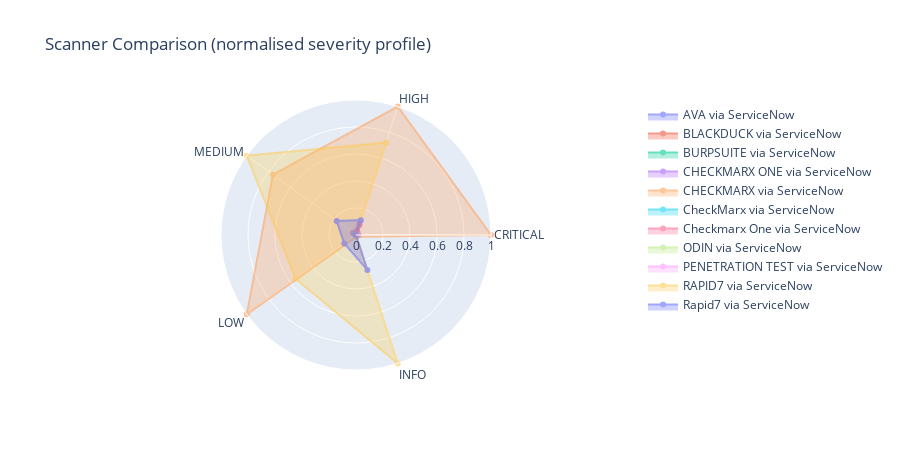

Notebook cell for this chart:
### Code cell
# --- Scanner tool comparison: radar chart ---
if "originatingSystem" in df.columns:
    radar_data = pd.crosstab(df["originatingSystem"], df["severity"])
    radar_data = radar_data.reindex(columns=SEVERITY_ORDER).fillna(0)
    # Normalise each severity column to 0-1 for radar comparability
    radar_norm = radar_data.div(radar_data.max(axis=0), axis=1).fillna(0)

    categories = list(radar_norm.columns)
    fig = go.Figure()
    for system in radar_norm.index:
        vals = radar_norm.loc[system].tolist()
        vals.append(vals[0])  # close the polygon
        fig.add_trace(go.Scatterpolar(
            r=vals,
            theta=categories + [categories[0]],
            fill="toself",
            name=system,
            opacity=0.6,
        ))

    fig.update_layout(
        polar=dict(radialaxis=dict(visible=True, range=[0, 1])),
        title="Scanner Comparison (normalised severity profile)",
        height=450,
    )
    fig.show()

### Figure 1 — Plotly figure (JSON) as saved in the notebook; plotly's stock layout.template omitted (floating-point values rounded to 4 significant figures)
{"data": [{"fill": "toself", "name": "AVA via ServiceNow", "opacity": 0.6, "r": [0, 0.0004062, 6.5e-05, 5.605e-05, 0.0002369, 0], "theta": ["CRITICAL", "HIGH", "MEDIUM", "LOW", "INFO", "CRITICAL"], "type": "scatterpolar"}, {"fill": "toself", "name": "BLACKDUCK via ServiceNow", "opacity": 0.6, "r": [0, 0.07514, 0.02704, 0.0006165, 0, 0], "theta": ["CRITICAL", "HIGH", "MEDIUM", "LOW", "INFO", "CRITICAL"], "type": "scatterpolar"}, {"fill": "toself", "name": "BURPSUITE via ServiceNow", "opacity": 0.6, "r": [0, 0, 9.75e-05, 0, 0.01189, 0], "theta": ["CRITICAL", "HIGH", "MEDIUM", "LOW", "INFO", "CRITICAL"], "type": "scatterpolar"}, {"fill": "toself", "name": "CHECKMARX ONE via ServiceNow", "opacity": 0.6, "r": [0.0188, 0.0857, 0.02577, 0.001952, 0.0001508, 0.0188], "theta": ["CRITICAL", "HIGH", "MEDIUM", "LOW", "INFO", "CRITICAL"], "type": "scatterpolar"}, {"fill": "toself", "name": "CHECKMARX via ServiceNow", "opacity": 0.6, "r": [1, 1, 0.7603, 1, 0.01288, 1], "theta": ["CRITICAL", "HIGH", "MEDIUM", "LOW", "INFO", "CRITICAL"], "type": "scatterpolar"}, {"fill": "toself", "name": "CheckMarx via ServiceNow", "opacity": 0.6, "r": [0.001147, 0, 0.01355, 0.004437, 0.0003231, 0.001147], "theta": ["CRITICAL", "HIGH", "MEDIUM", "LOW", "INFO", "CRITICAL"], "type": "scatterpolar"}, {"fill": "toself", "name": "Checkmarx One via ServiceNow", "opacity": 0.6, "r": [0.00344, 0.02884, 0.004875, 0.002008, 8.615e-05, 0.00344], "theta": ["CRITICAL", "HIGH", "MEDIUM", "LOW", "INFO", "CRITICAL"], "type": "scatterpolar"}, {"fill": "toself", "name": "ODIN via ServiceNow", "opacity": 0.6, "r": [0.001834, 0.002031, 0.0002925, 0, 0.004932, 0.001834], "theta": ["CRITICAL", "HIGH", "MEDIUM", "LOW", "INFO", "CRITICAL"], "type": "scatterpolar"}, {"fill": "toself", "name": "PENETRATION TEST via ServiceNow", "opacity": 0.6, "r": [0, 0.0004062, 0.0002275, 1.868e-05, 6.461e-05, 0], "theta": ["CRITICAL", "HIGH", "MEDIUM", "LOW", "INFO", "CRITICAL"], "type": "scatterpolar"}, {"fill": "toself", "name": "RAPID7 via ServiceNow", "opacity": 0.6, "r": [0.0002293, 0.7193, 1, 0.5517, 1, 0.0002293], "theta": ["CRITICAL", "HIGH", "MEDIUM", "LOW", "INFO", "CRITICAL"], "type": "scatterpolar"}, {"fill": "toself", "name": "Rapid7 via ServiceNow", "opacity": 0.6, "r": [0, 0.1158, 0.1771, 0.1069, 0.272, 0], "theta": ["CRITICAL", "HIGH", "MEDIUM", "LOW", "INFO", "CRITICAL"], "type": "scatterpolar"}], "layout": {"height": 450, "polar": {"radialaxis": {"range": [0, 1], "visible": true}}, "title": {"text": "Scanner Comparison (normalised severity profile)"}}}
